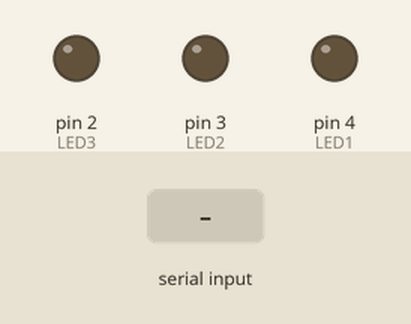
This sketch was run on a simulated Arduino Uno, built with avr-gcc and run on an emulated ATmega328P. Parts: output pins drawn as LEDs (lit = HIGH). Inputs (shaded band) come from the test bench. No radio packets arrive unless stated; what the sketch prints to the serial monitor is not drawn.

Above: at 1.2 s.
1.3 s: "1" received over Serial
At 2.1 s:
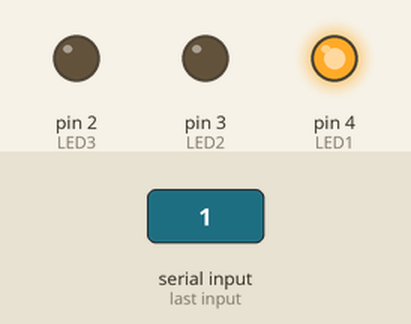
2.8 s: "2" received over Serial
At 3.3 s:
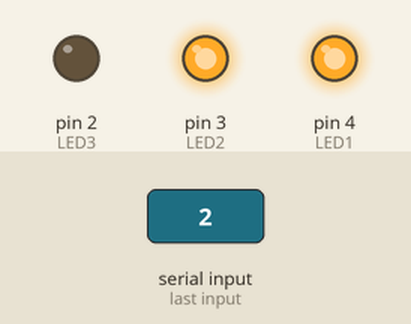
4.3 s: "0" received over Serial
At 5.6 s:
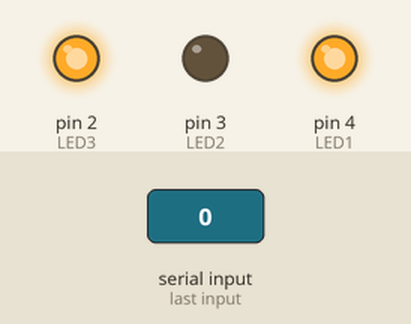
Timing chart, 0 to 7.3 s (numbered marks = the images above; inputs shaded):
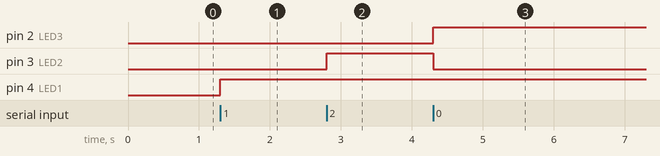

Measured:
- after the input at 1.3 s, pin 4 (LED1): LOW → HIGH at once
- after the input at 2.8 s, pin 3 (LED2): LOW → HIGH at once
- after the input at 4.3 s, pin 2 (LED3): LOW → HIGH at once; pin 3 (LED2): HIGH → LOW at once

The sketch:

on.ino
```cpp
#include <SPI.h>  // incluye libreria SPI para comunicacion con el modulo
#include <RH_NRF24.h> // incluye la seccion NRF24 de la libreria RadioHead
#define LED1 4
#define LED2 3
#define LED3 2
RH_NRF24 nrf24;   // crea objeto con valores por defecto para bus SPI
// y pin digital numero 8 para CE

void setup() {
  //Asignamos los puertos de entrada
  pinMode(LED1, OUTPUT);
  pinMode(LED2, OUTPUT);
  pinMode(LED3, OUTPUT);

  //Iniciamos la comunicación con el puerto serie
  Serial.begin(9600);
  if (!nrf24.init())    // si falla inicializacion de modulo muestra texto
    Serial.println("fallo de inicializacion");
  if (!nrf24.setChannel(2)) // si falla establecer canal muestra texto
    Serial.println("fallo en establecer canal");
  if (!nrf24.setRF(RH_NRF24::DataRate2Mbps, RH_NRF24::TransmitPower0dBm)) // si falla opciones
    Serial.println("fallo en opciones RF");             // RF muestra texto

  Serial.println("Base iniciada");  // texto para no comenzar con ventana vacia
}

void loop() {
  if (Serial.available() > 0) {
    int input = Serial.read();
    switch (input) {
      case '1':
        digitalWrite(LED1, HIGH);
        digitalWrite(LED2, LOW);
        digitalWrite(LED3, LOW);
        if (nrf24.available()) {
          uint8_t data1[] = "Prendido";
          nrf24.send(data1, sizeof(data1));   // envia texto
          nrf24.waitPacketSent();     // espera hasta realizado el envio
        }
        break;
      case '2':
        digitalWrite(LED1, HIGH);
        digitalWrite(LED2, HIGH);
        digitalWrite(LED3, LOW);
        if (nrf24.available()) {
          uint8_t data2[] = "Salida";
          nrf24.send(data2, sizeof(data2));
          nrf24.waitPacketSent();
        }
        break;
      case '0':
        digitalWrite(LED1, HIGH);
        digitalWrite(LED2, LOW);
        digitalWrite(LED3, HIGH);
        if (nrf24.available()) {
          uint8_t data3[] = "Defectuoso";
          nrf24.send(data3, sizeof(data3));
          nrf24.waitPacketSent();
        }
        break;
      default:
        digitalWrite(LED1, LOW);
        digitalWrite(LED2, LOW);
        digitalWrite(LED3, LOW);
        if (nrf24.available()) {
          uint8_t data1[] = "Apagado";
          nrf24.send(data1, sizeof(data1));
          nrf24.waitPacketSent();
        }
        break;
    }
  }
}
```
